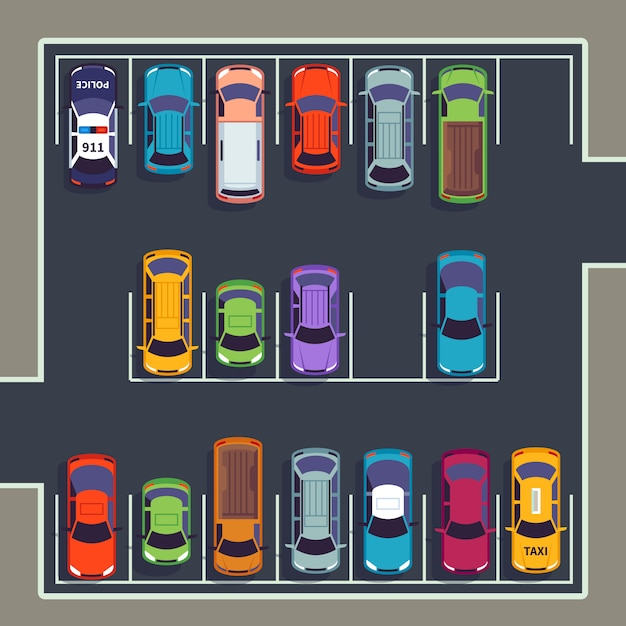
#> input picture 2/cars.jpg, 626 x 626 px
$ jupyter execute lab2.ipynb
#> lines starting #> are read from the running program, lines starting #| are printed output that depends on the picture
[cell 1]
import numpy as np
import cv2 as cv2
import matplotlib.pyplot as plt

[cell 2]
img = cv2.imread("cars.jpg")
#> img is the input picture: shape (626, 626, 3); mean B, G, R 100.7, 98.5, 99.6
gray = cv2.cvtColor(img, cv2.COLOR_BGR2GRAY)
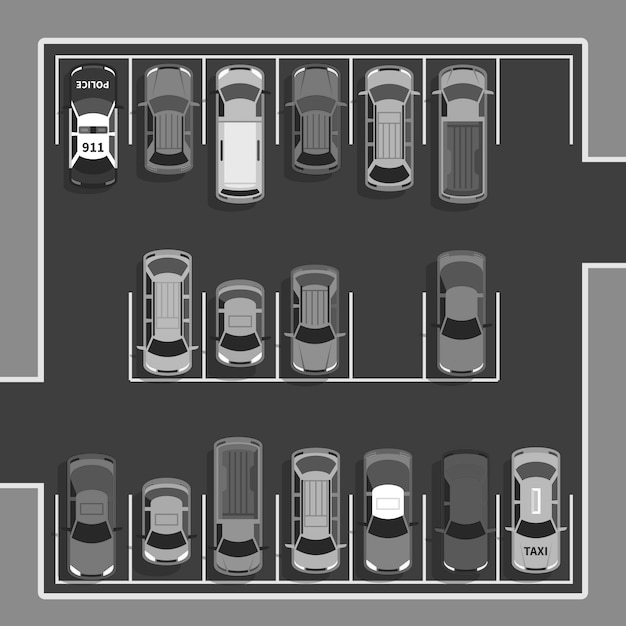
#> gray: shape (626, 626); min 0, max 255, mean 99.3
img_modified = cv2.imread("car.jpg")
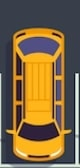
#> input picture 2/car.jpg, 80 x 168 px
#> img_modified is the input picture: shape (168, 80, 3); mean B, G, R 67.2, 101.9, 124.1
gray_modified = cv2.cvtColor(img_modified, cv2.COLOR_BGR2GRAY)
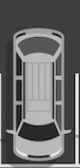
#> gray_modified: shape (168, 80); min 8, max 246, mean 104.6

[cell 3]
def show_image(img, figsize):
    plt.figure(figsize=figsize)
    plt.imshow(img, cmap="gray")
    plt.axis("off")
    plt.show()

[cell 4]
show_image(gray, (10, 10))
show_image(gray_modified, (10, 10))

[cell 5]
def get_kp_and_des(img):

    orb = cv2.ORB_create()

    kp = orb.detect(img,None)
#> kp = 500 keypoints; strongest (x, y, size): (83, 84, 31), (85, 143, 31), (99, 85, 31), (100, 150, 31)

    kp, des = orb.compute(img, kp)
    return kp,des

[cell 6]
kp1, des1 = get_kp_and_des(gray)
#> kp1 has the same summary as kp in get_kp_and_des
kp2, des2 = get_kp_and_des(gray_modified)
#> in get_kp_and_des (call 2), `kp = orb.detect(img,None)`: kp = 1 keypoints; (x, y, size): (36, 37, 31)
#> kp2 = 1 keypoints; (x, y, size): (36, 37, 31)
keypoints_img1 = cv2.drawKeypoints(gray, kp1, None, flags=cv2.DRAW_MATCHES_FLAGS_DRAW_RICH_KEYPOINTS)
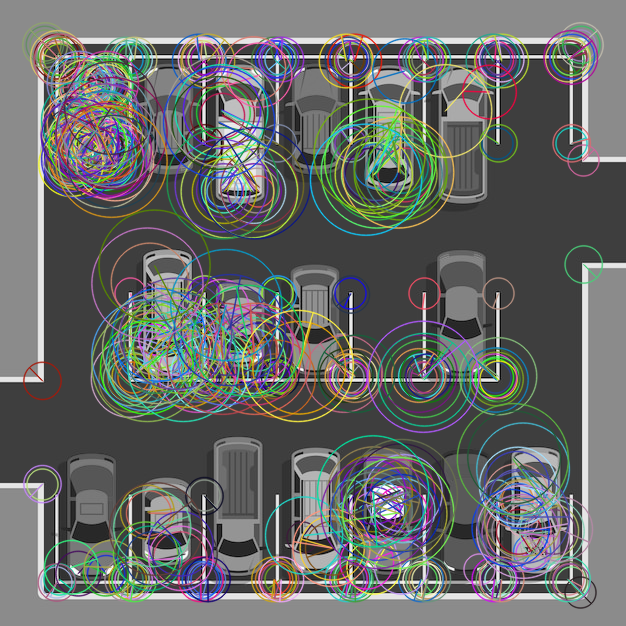
#> keypoints_img1: shape (626, 626, 3); mean of channels 0, 1, 2 104.5, 105.9, 103.9; drawn as B, G, R
keypoints_img2 = cv2.drawKeypoints(gray_modified, kp2, None, flags=cv2.DRAW_MATCHES_FLAGS_DRAW_RICH_KEYPOINTS)
show_image(keypoints_img1, (10, 10))
show_image(keypoints_img2, (10, 10))

[cell 7]
bf = cv2.BFMatcher(cv2.NORM_HAMMING)
matches = bf.match(des1, des2)
#> matches = 500 matches
matches = sorted(matches, key = lambda x:x.distance)

[cell 8]
matched_img = cv2.drawMatches(gray, kp1, gray_modified, kp2, matches[:10],
                             None, flags=cv2.DrawMatchesFlags_NOT_DRAW_SINGLE_POINTS)
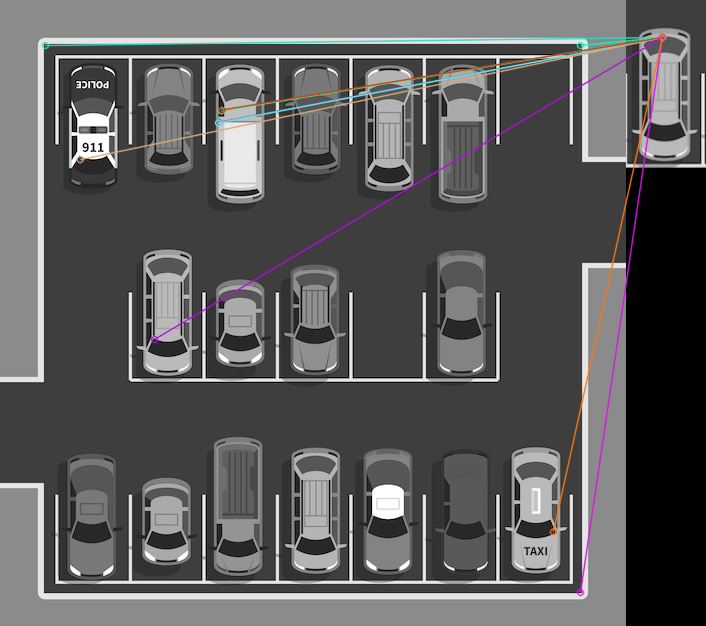
#> matched_img: shape (626, 706, 3); mean of channels 0, 1, 2 91.6, 91.3, 91.8; drawn as B, G, R
show_image(matched_img, (20, 10))

[cell 9]
def hamming_distance(des1, des2):
    res = 0
    des_num = len(des1)
    for i in range(des_num):
        res += bin(des1[i] ^ des2[i]).count("1")
    return res

[cell 10]
def distance(des1, des2):
    return hamming_distance(des1, des2)

[cell 11]
def get_matches(des1, des2):
    n = len(des1)
#> n = 500
    m = len(des2)
#> m = 1
    dmatches = []
    for i in range(n):
        des1_i = des1[i]
        min_dist = 999999999999999
        dmatch = cv2.DMatch()
        for j in range(m):
            des2_j = des2[j]
            dist_curr = distance(des1_i, des2_j)
            if dist_curr < min_dist:
                min_dist = dist_curr
                dmatch.distance = dist_curr
                dmatch.imgIdx = 0
                dmatch.queryIdx = i
                dmatch.trainIdx = j
        dmatches.append(dmatch)
#> after the loop, dmatches = 500 matches
    return dmatches

[cell 12]
my_matches = get_matches(des1, des2)
#> my_matches = 500 matches
my_matches = sorted(my_matches, key = lambda x:x.distance)

[cell 13]
my_matched_img = cv2.drawMatches(gray, kp1, gray_modified, kp2, my_matches[:10],
                             None, flags=cv2.DrawMatchesFlags_NOT_DRAW_SINGLE_POINTS)
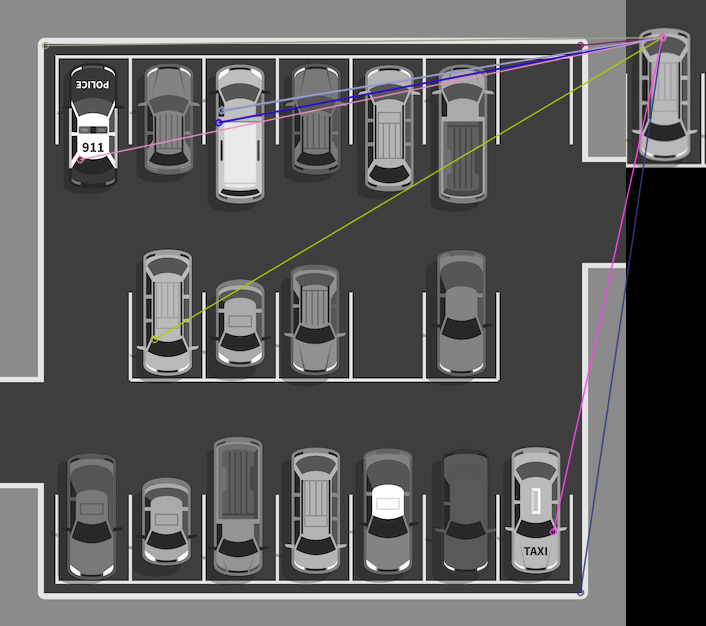
#> my_matched_img: shape (626, 706, 3); mean of channels 0, 1, 2 91.6, 91.1, 91.6; drawn as B, G, R
show_image(my_matched_img, (20, 10))
